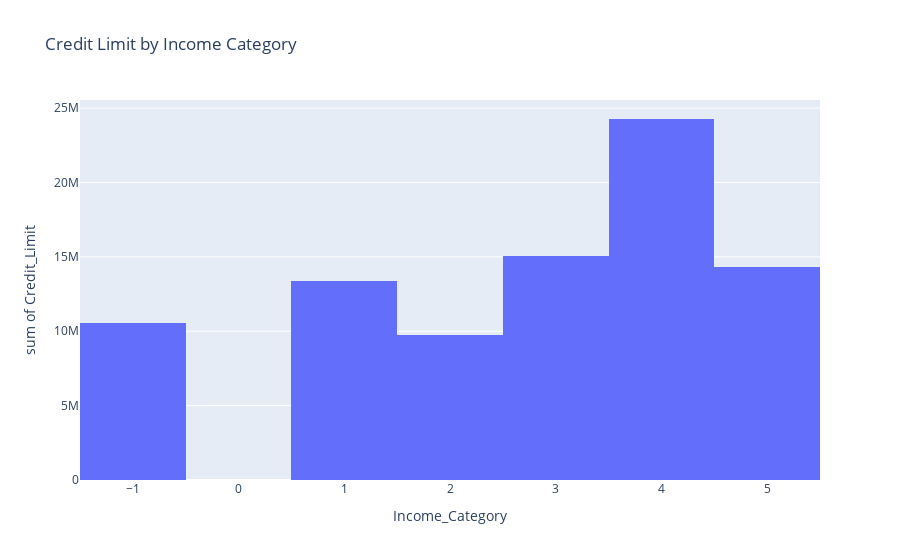

Source (notebook cell):
### Markdown cell above
### Finding relationship between Credit Limmit and Income Category

### Code cell
fig = px.histogram(data, x='Income_Category', y='Credit_Limit', title='Credit Limit by Income Category',)
fig.show()

### Figure 1 — Plotly figure (JSON) as saved in the notebook; plotly's stock layout.template omitted (floating-point values rounded to 4 significant figures; data arrays with more than 128 entries replaced by an {"elided": "..."} marker saying what was removed)
{"data": [{"bingroup": "x", "histfunc": "sum", "hovertemplate": "Income_Category=%{x}<br>sum of Credit_Limit=%{y}<extra></extra>", "legendgroup": "", "marker": {"color": "#636efa", "pattern": {"shape": ""}}, "name": "", "orientation": "v", "showlegend": false, "type": "histogram", "x": {"elided": "10127 int values"}, "xaxis": "x", "y": {"elided": "10127 float values"}, "yaxis": "y"}], "layout": {"barmode": "relative", "legend": {"tracegroupgap": 0}, "title": {"text": "Credit Limit by Income Category"}, "xaxis": {"anchor": "y", "domain": [0, 1], "title": {"text": "Income_Category"}}, "yaxis": {"anchor": "x", "domain": [0, 1], "title": {"text": "sum of Credit_Limit"}}}}
